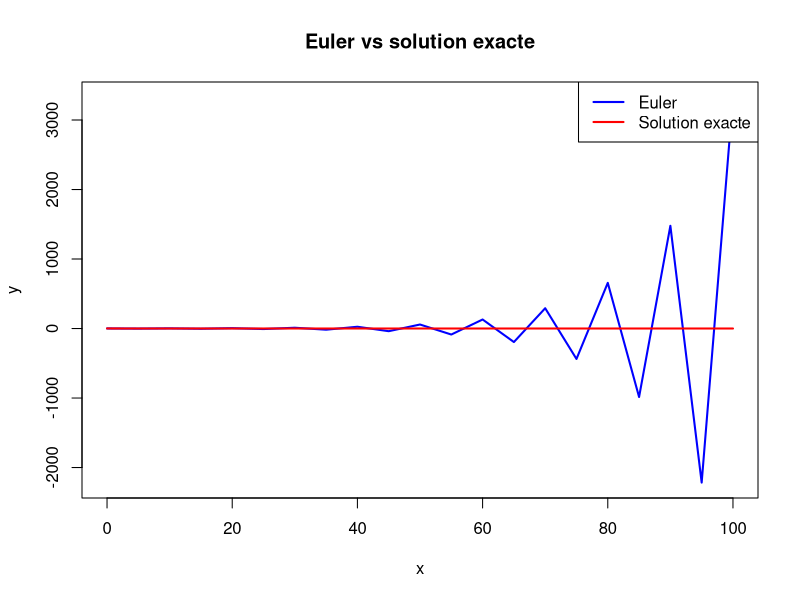
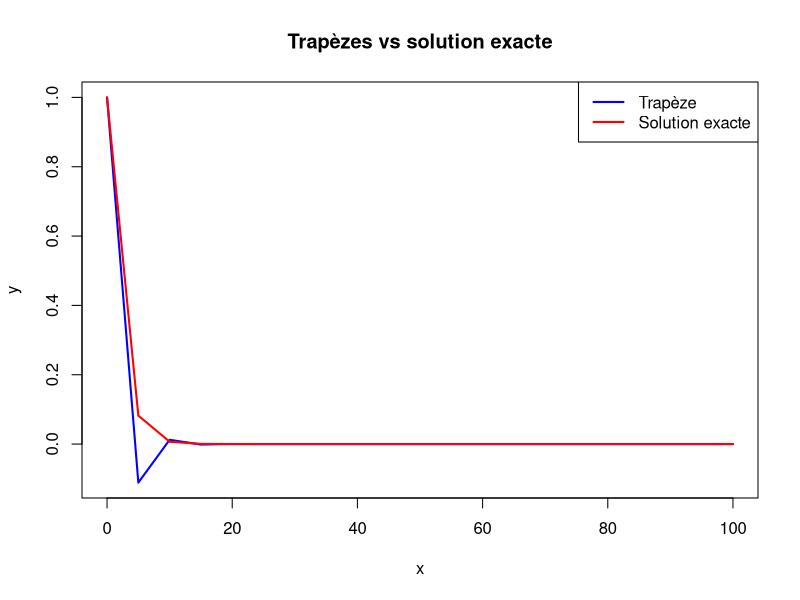

Write R code to recreate these figures, in order.
lambda <- -0.5
y0<-1

h<-5
N<- 100/h

f <- function(x, y){
  lambda*y
}
x <- numeric(N+1)
y <- numeric(N+1)

x[1]<-0
y[1]<-y0

for (i in 1:N) {
  x[i+1] <- x[i] + h
  y[i+1]<- y[i] + h*f(x[i], y[i])
}

y_exacte <- function(x){
  exp(x*lambda)
}

plot(x, y,
     type = "l",
     col = "blue",
     lwd = 2,
     xlab = "x",
     ylab = "y",
     main = "Euler vs solution exacte")

lines(x, y_exacte(x),
      col = "red",
      lwd = 2)

legend("topright",
       legend = c("Euler", "Solution exacte"),
       col = c("blue", "red"),
       lwd = 2,
       lty = c(1, 1))

# iii

lambda <- -0.5
h <- 5
N <- 100/h
y0 <- 1

x <- numeric(N + 1)
y <- numeric(N + 1)

x[1] <- 0
y[1] <- y0

for(i in 1:N){
  x[i + 1] <- x[i] + h
  y[i + 1] <- (2+lambda*h)/(2-lambda*h)* y[i]
}

y_exacte <- function(x){
  exp(x*lambda)
}

plot(x, y,
     type = "l",
     col = "blue",
     lwd = 2,
     xlab = "x",
     ylab = "y",
     main = "Trapèzes vs solution exacte")

lines(x, y_exacte(x),
      col = "red",
      lwd = 2)

legend("topright",
       legend = c("Trapèze", "Solution exacte"),
       col = c("blue", "red"),
       lwd = 2,
       lty = c(1, 1))
